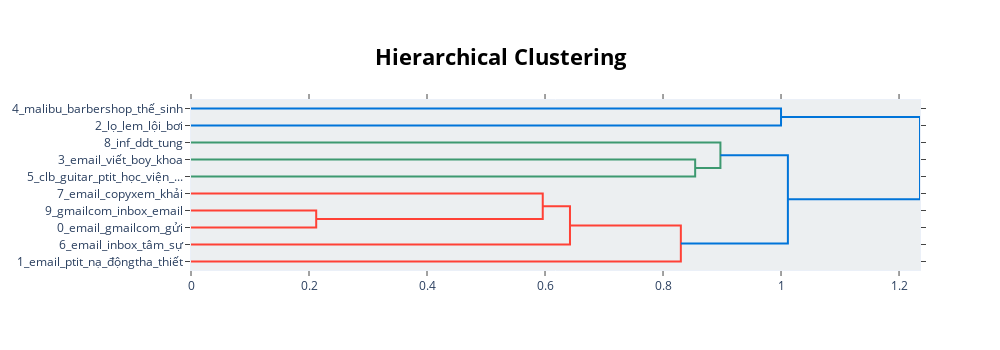

The code cell stored with this chart in its notebook:
### Markdown cell above
Các chủ đề được tạo có thể được giảm bớt theo thứ bậc. Để hiểu cấu trúc phân cấp tiềm năng của các chủ đề, chúng ta có thể sử dụng scipy.cluster.hierarchy để tạo các cụm và trực quan hóa cách chúng liên quan với nhau. Điều này có thể giúp chọn nr_topics thích hợp khi giảm số lượng chủ đề bạn đã tạo. Để hình dung hệ thống phân cấp này, hãy chạy như sau:

### Code cell
topic_model.visualize_hierarchy()

### Figure 1 — Plotly figure (JSON) as saved in the notebook; plotly's stock layout.template omitted (floating-point values rounded to 4 significant figures)
{"data": [{"hoverinfo": "text", "marker": {"color": "rgb(0,116,217)"}, "mode": "lines", "type": "scatter", "x": [0, 1, 1, 0], "xaxis": "x", "y": [-5, -5, -15, -15], "yaxis": "y"}, {"hoverinfo": "text", "marker": {"color": "rgb(61,153,112)"}, "mode": "lines", "type": "scatter", "x": [0, 0.8545, 0.8545, 0], "xaxis": "x", "y": [-35, -35, -45, -45], "yaxis": "y"}, {"hoverinfo": "text", "marker": {"color": "rgb(61,153,112)"}, "mode": "lines", "type": "scatter", "x": [0, 0.8973, 0.8973, 0.8545], "xaxis": "x", "y": [-25, -25, -40, -40], "yaxis": "y"}, {"hoverinfo": "text", "marker": {"color": "rgb(255,65,54)"}, "mode": "lines", "type": "scatter", "x": [0, 0.2122, 0.2122, 0], "xaxis": "x", "y": [-65, -65, -75, -75], "yaxis": "y"}, {"hoverinfo": "text", "marker": {"color": "rgb(255,65,54)"}, "mode": "lines", "type": "scatter", "x": [0, 0.5962, 0.5962, 0.2122], "xaxis": "x", "y": [-55, -55, -70, -70], "yaxis": "y"}, {"hoverinfo": "text", "marker": {"color": "rgb(255,65,54)"}, "mode": "lines", "type": "scatter", "x": [0.5962, 0.6423, 0.6423, 0], "xaxis": "x", "y": [-62.5, -62.5, -85, -85], "yaxis": "y"}, {"hoverinfo": "text", "marker": {"color": "rgb(255,65,54)"}, "mode": "lines", "type": "scatter", "x": [0.6423, 0.8302, 0.8302, 0], "xaxis": "x", "y": [-73.75, -73.75, -95, -95], "yaxis": "y"}, {"hoverinfo": "text", "marker": {"color": "rgb(0,116,217)"}, "mode": "lines", "type": "scatter", "x": [0.8973, 1.012, 1.012, 0.8302], "xaxis": "x", "y": [-32.5, -32.5, -84.38, -84.38], "yaxis": "y"}, {"hoverinfo": "text", "marker": {"color": "rgb(0,116,217)"}, "mode": "lines", "type": "scatter", "x": [1, 1.236, 1.236, 1.012], "xaxis": "x", "y": [-10, -10, -58.44, -58.44], "yaxis": "y"}], "layout": {"autosize": false, "height": 350, "hoverlabel": {"bgcolor": "white", "font": {"family": "Rockwell", "size": 16}}, "hovermode": "closest", "plot_bgcolor": "#ECEFF1", "showlegend": false, "title": {"font": {"color": "Black", "size": 22}, "text": "<b>Hierarchical Clustering</b>", "x": 0.5, "xanchor": "center", "yanchor": "top"}, "width": 1000, "xaxis": {"mirror": "allticks", "rangemode": "tozero", "showgrid": false, "showline": true, "showticklabels": true, "ticks": "outside", "type": "linear", "zeroline": false}, "yaxis": {"mirror": "allticks", "range": [-100, 0], "rangemode": "tozero", "showgrid": false, "showline": true, "showticklabels": true, "tickmode": "array", "ticks": "outside", "ticktext": ["4_malibu_barbershop_thế_sinh", "2_lọ_lem_lội_bơi", "8_inf_ddt_tung", "3_email_viết_boy_khoa", "5_clb_guitar_ptit_học_viện_...", "7_email_copyxem_khải", "9_gmailcom_inbox_email", "0_email_gmailcom_gửi", "6_email_inbox_tâm_sự", "1_email_ptit_nạ_độngtha_thiết"], "tickvals": [-5, -15, -25, -35, -45, -55, -65, -75, -85, -95], "type": "linear", "zeroline": false}}}
